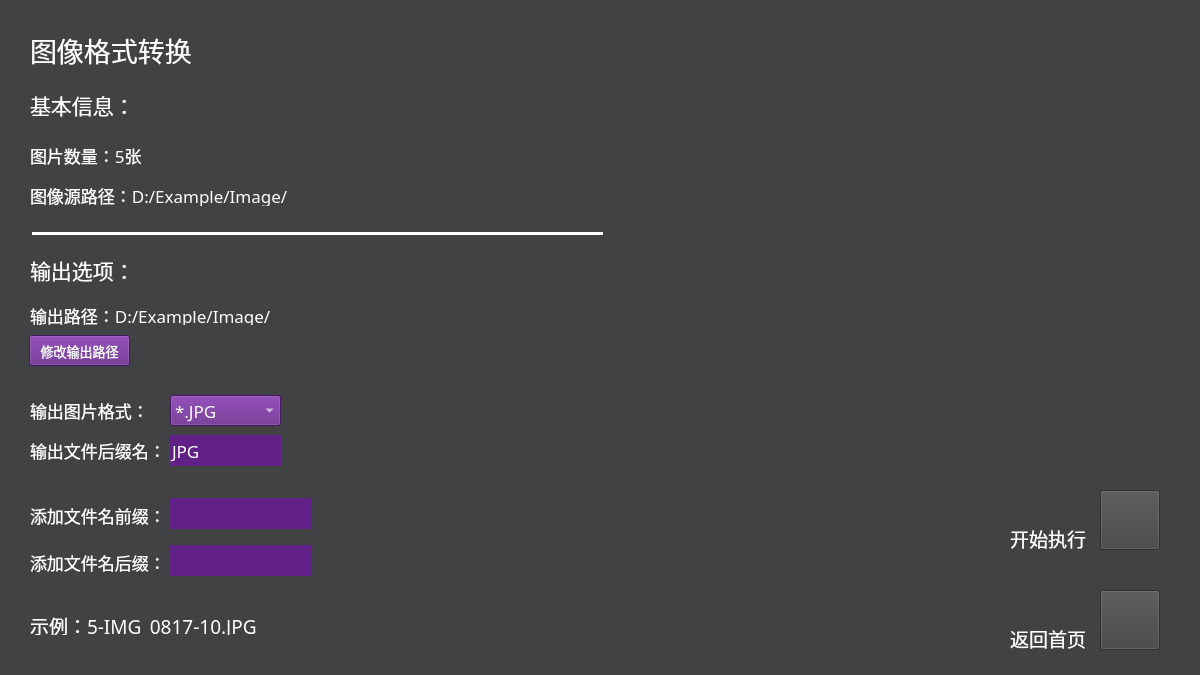
<?xml version="1.0" encoding="UTF-8"?>
<ui version="4.0">
 <class>FormatMenu</class>
 <widget class="QFrame" name="FormatMenu">
  <property name="geometry">
   <rect>
    <x>0</x>
    <y>0</y>
    <width>1200</width>
    <height>675</height>
   </rect>
  </property>
  <property name="windowTitle">
   <string>Frame</string>
  </property>
  <property name="styleSheet">
   <string notr="true">background-color: rgb(64, 66, 68);
color: rgb(255, 255, 255);</string>
  </property>
  <widget class="QLabel" name="labelTitle">
   <property name="geometry">
    <rect>
     <x>30</x>
     <y>30</y>
     <width>380</width>
     <height>40</height>
    </rect>
   </property>
   <property name="font">
    <font>
     <family>等线</family>
     <pointsize>20</pointsize>
    </font>
   </property>
   <property name="styleSheet">
    <string notr="true">color: rgb(255, 255, 255);</string>
   </property>
   <property name="text">
    <string>图像格式转换</string>
   </property>
  </widget>
  <widget class="QLabel" name="labelInfoTitle">
   <property name="geometry">
    <rect>
     <x>30</x>
     <y>90</y>
     <width>381</width>
     <height>30</height>
    </rect>
   </property>
   <property name="font">
    <font>
     <family>等线</family>
     <pointsize>16</pointsize>
    </font>
   </property>
   <property name="styleSheet">
    <string notr="true">color: rgb(255, 255, 255);</string>
   </property>
   <property name="text">
    <string>基本信息：</string>
   </property>
  </widget>
  <widget class="QLabel" name="labelSourcePath">
   <property name="geometry">
    <rect>
     <x>30</x>
     <y>185</y>
     <width>651</width>
     <height>21</height>
    </rect>
   </property>
   <property name="font">
    <font>
     <family>等线</family>
     <pointsize>13</pointsize>
    </font>
   </property>
   <property name="styleSheet">
    <string notr="true">color: rgb(255, 255, 255);</string>
   </property>
   <property name="text">
    <string>图像源路径：D:/Example/Image/</string>
   </property>
  </widget>
  <widget class="QLabel" name="labelImageAmount">
   <property name="geometry">
    <rect>
     <x>30</x>
     <y>145</y>
     <width>381</width>
     <height>21</height>
    </rect>
   </property>
   <property name="font">
    <font>
     <family>等线</family>
     <pointsize>13</pointsize>
    </font>
   </property>
   <property name="styleSheet">
    <string notr="true">color: rgb(255, 255, 255);</string>
   </property>
   <property name="text">
    <string>图片数量：5张</string>
   </property>
  </widget>
  <widget class="Line" name="line1">
   <property name="geometry">
    <rect>
     <x>32</x>
     <y>225</y>
     <width>571</width>
     <height>16</height>
    </rect>
   </property>
   <property name="styleSheet">
    <string notr="true">color: rgb(255, 255, 255);</string>
   </property>
   <property name="frameShadow">
    <enum>QFrame::Plain</enum>
   </property>
   <property name="lineWidth">
    <number>3</number>
   </property>
   <property name="orientation">
    <enum>Qt::Horizontal</enum>
   </property>
  </widget>
  <widget class="QLabel" name="labelOutputTitle">
   <property name="geometry">
    <rect>
     <x>30</x>
     <y>255</y>
     <width>381</width>
     <height>30</height>
    </rect>
   </property>
   <property name="font">
    <font>
     <family>等线</family>
     <pointsize>16</pointsize>
    </font>
   </property>
   <property name="styleSheet">
    <string notr="true">color: rgb(255, 255, 255);</string>
   </property>
   <property name="text">
    <string>输出选项：</string>
   </property>
  </widget>
  <widget class="QPushButton" name="pushButtonOutputPath">
   <property name="geometry">
    <rect>
     <x>29</x>
     <y>335</y>
     <width>101</width>
     <height>31</height>
    </rect>
   </property>
   <property name="font">
    <font>
     <family>等线</family>
     <pointsize>10</pointsize>
    </font>
   </property>
   <property name="styleSheet">
    <string notr="true">background-color: rgb(97, 32, 134);
color: rgb(255, 255, 255)</string>
   </property>
   <property name="text">
    <string>修改输出路径</string>
   </property>
  </widget>
  <widget class="QLabel" name="labelOutputPath">
   <property name="geometry">
    <rect>
     <x>30</x>
     <y>305</y>
     <width>651</width>
     <height>20</height>
    </rect>
   </property>
   <property name="font">
    <font>
     <family>等线</family>
     <pointsize>13</pointsize>
    </font>
   </property>
   <property name="styleSheet">
    <string notr="true">color: rgb(255, 255, 255);</string>
   </property>
   <property name="text">
    <string>输出路径：D:/Example/Image/</string>
   </property>
  </widget>
  <widget class="QComboBox" name="comboBoxFormat">
   <property name="geometry">
    <rect>
     <x>170</x>
     <y>395</y>
     <width>111</width>
     <height>31</height>
    </rect>
   </property>
   <property name="font">
    <font>
     <family>等线</family>
     <pointsize>13</pointsize>
    </font>
   </property>
   <property name="styleSheet">
    <string notr="true">background-color: rgb(97, 32, 134);
color: rgb(255, 255, 255);
selection-background-color: rgb(97, 32, 134);
selection-color: rgb(255, 255, 255);</string>
   </property>
   <item>
    <property name="text">
     <string>*.JPG</string>
    </property>
   </item>
   <item>
    <property name="text">
     <string>*.PNG</string>
    </property>
   </item>
   <item>
    <property name="text">
     <string>*.GIF</string>
    </property>
   </item>
   <item>
    <property name="text">
     <string>*.TIFF</string>
    </property>
   </item>
   <item>
    <property name="text">
     <string>*.BMP</string>
    </property>
   </item>
   <item>
    <property name="text">
     <string>*.PPM</string>
    </property>
   </item>
  </widget>
  <widget class="QLabel" name="labelOutputFormat">
   <property name="geometry">
    <rect>
     <x>30</x>
     <y>400</y>
     <width>121</width>
     <height>20</height>
    </rect>
   </property>
   <property name="font">
    <font>
     <family>等线</family>
     <pointsize>13</pointsize>
    </font>
   </property>
   <property name="styleSheet">
    <string notr="true">color: rgb(255, 255, 255);</string>
   </property>
   <property name="text">
    <string>输出图片格式：</string>
   </property>
  </widget>
  <widget class="QLabel" name="labelSuffixName">
   <property name="geometry">
    <rect>
     <x>30</x>
     <y>440</y>
     <width>141</width>
     <height>20</height>
    </rect>
   </property>
   <property name="font">
    <font>
     <family>等线</family>
     <pointsize>13</pointsize>
    </font>
   </property>
   <property name="styleSheet">
    <string notr="true">color: rgb(255, 255, 255);</string>
   </property>
   <property name="text">
    <string>输出文件后缀名：</string>
   </property>
  </widget>
  <widget class="QLineEdit" name="lineEditSuffixName">
   <property name="geometry">
    <rect>
     <x>170</x>
     <y>435</y>
     <width>111</width>
     <height>31</height>
    </rect>
   </property>
   <property name="font">
    <font>
     <family>等线</family>
     <pointsize>13</pointsize>
    </font>
   </property>
   <property name="styleSheet">
    <string notr="true">background-color: rgb(97, 32, 134);
gridline-color: rgb(64, 66, 68);</string>
   </property>
   <property name="text">
    <string>JPG</string>
   </property>
   <property name="frame">
    <bool>false</bool>
   </property>
   <property name="echoMode">
    <enum>QLineEdit::Normal</enum>
   </property>
   <property name="clearButtonEnabled">
    <bool>false</bool>
   </property>
  </widget>
  <widget class="QLabel" name="labelPrefix">
   <property name="geometry">
    <rect>
     <x>30</x>
     <y>505</y>
     <width>141</width>
     <height>20</height>
    </rect>
   </property>
   <property name="font">
    <font>
     <family>等线</family>
     <pointsize>13</pointsize>
    </font>
   </property>
   <property name="styleSheet">
    <string notr="true">color: rgb(255, 255, 255);</string>
   </property>
   <property name="text">
    <string>添加文件名前缀：</string>
   </property>
  </widget>
  <widget class="QLineEdit" name="lineEditPrefix">
   <property name="geometry">
    <rect>
     <x>170</x>
     <y>498</y>
     <width>141</width>
     <height>31</height>
    </rect>
   </property>
   <property name="font">
    <font>
     <family>等线</family>
     <pointsize>13</pointsize>
    </font>
   </property>
   <property name="styleSheet">
    <string notr="true">background-color: rgb(97, 32, 134);
gridline-color: rgb(64, 66, 68);</string>
   </property>
   <property name="text">
    <string/>
   </property>
   <property name="frame">
    <bool>false</bool>
   </property>
   <property name="echoMode">
    <enum>QLineEdit::Normal</enum>
   </property>
   <property name="clearButtonEnabled">
    <bool>false</bool>
   </property>
  </widget>
  <widget class="QLabel" name="labelSuffix">
   <property name="geometry">
    <rect>
     <x>30</x>
     <y>552</y>
     <width>141</width>
     <height>20</height>
    </rect>
   </property>
   <property name="font">
    <font>
     <family>等线</family>
     <pointsize>13</pointsize>
    </font>
   </property>
   <property name="styleSheet">
    <string notr="true">color: rgb(255, 255, 255);</string>
   </property>
   <property name="text">
    <string>添加文件名后缀：</string>
   </property>
  </widget>
  <widget class="QLineEdit" name="lineEditSuffix">
   <property name="geometry">
    <rect>
     <x>170</x>
     <y>545</y>
     <width>141</width>
     <height>31</height>
    </rect>
   </property>
   <property name="font">
    <font>
     <family>等线</family>
     <pointsize>13</pointsize>
    </font>
   </property>
   <property name="styleSheet">
    <string notr="true">background-color: rgb(97, 32, 134);
gridline-color: rgb(64, 66, 68);</string>
   </property>
   <property name="text">
    <string/>
   </property>
   <property name="frame">
    <bool>false</bool>
   </property>
   <property name="echoMode">
    <enum>QLineEdit::Normal</enum>
   </property>
   <property name="clearButtonEnabled">
    <bool>false</bool>
   </property>
  </widget>
  <widget class="QLabel" name="labelExample">
   <property name="geometry">
    <rect>
     <x>30</x>
     <y>615</y>
     <width>531</width>
     <height>20</height>
    </rect>
   </property>
   <property name="font">
    <font>
     <family>等线</family>
     <pointsize>14</pointsize>
    </font>
   </property>
   <property name="styleSheet">
    <string notr="true">color: rgb(255, 255, 255);</string>
   </property>
   <property name="text">
    <string>示例：5-IMG_0817-10.JPG</string>
   </property>
  </widget>
  <widget class="QLabel" name="labelIcon">
   <property name="geometry">
    <rect>
     <x>1080</x>
     <y>0</y>
     <width>120</width>
     <height>120</height>
    </rect>
   </property>
   <property name="styleSheet">
    <string notr="true">image: url(:/IconPNG/Icon/Format-3780.PNG);</string>
   </property>
   <property name="text">
    <string/>
   </property>
  </widget>
  <widget class="QPushButton" name="pushButtonExit">
   <property name="geometry">
    <rect>
     <x>1100</x>
     <y>590</y>
     <width>60</width>
     <height>60</height>
    </rect>
   </property>
   <property name="styleSheet">
    <string notr="true">image: url(:/IconPNG/Icon/Exit-3780.PNG);</string>
   </property>
   <property name="text">
    <string/>
   </property>
  </widget>
  <widget class="QLabel" name="labelExit">
   <property name="geometry">
    <rect>
     <x>1010</x>
     <y>628</y>
     <width>81</width>
     <height>21</height>
    </rect>
   </property>
   <property name="font">
    <font>
     <family>等线</family>
     <pointsize>14</pointsize>
    </font>
   </property>
   <property name="styleSheet">
    <string notr="true">color: rgb(255, 255, 255);</string>
   </property>
   <property name="text">
    <string>返回首页</string>
   </property>
  </widget>
  <widget class="QPushButton" name="pushButtonStart">
   <property name="geometry">
    <rect>
     <x>1100</x>
     <y>490</y>
     <width>60</width>
     <height>60</height>
    </rect>
   </property>
   <property name="styleSheet">
    <string notr="true">image: url(:/IconPNG/Icon/Start-3780.PNG);</string>
   </property>
   <property name="text">
    <string/>
   </property>
  </widget>
  <widget class="QLabel" name="labelStart">
   <property name="geometry">
    <rect>
     <x>1010</x>
     <y>528</y>
     <width>81</width>
     <height>21</height>
    </rect>
   </property>
   <property name="font">
    <font>
     <family>等线</family>
     <pointsize>14</pointsize>
    </font>
   </property>
   <property name="styleSheet">
    <string notr="true">color: rgb(255, 255, 255);</string>
   </property>
   <property name="text">
    <string>开始执行</string>
   </property>
  </widget>
 </widget>
 <resources/>
 <connections/>
</ui>
